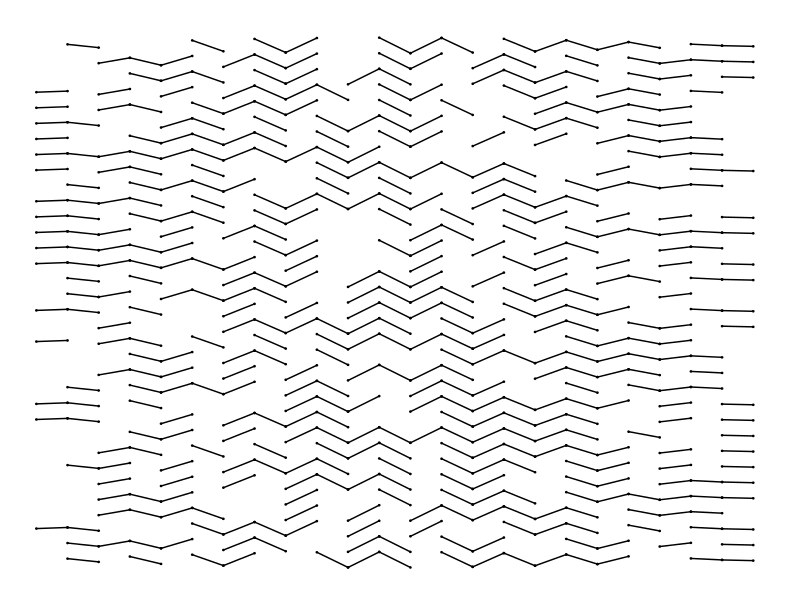
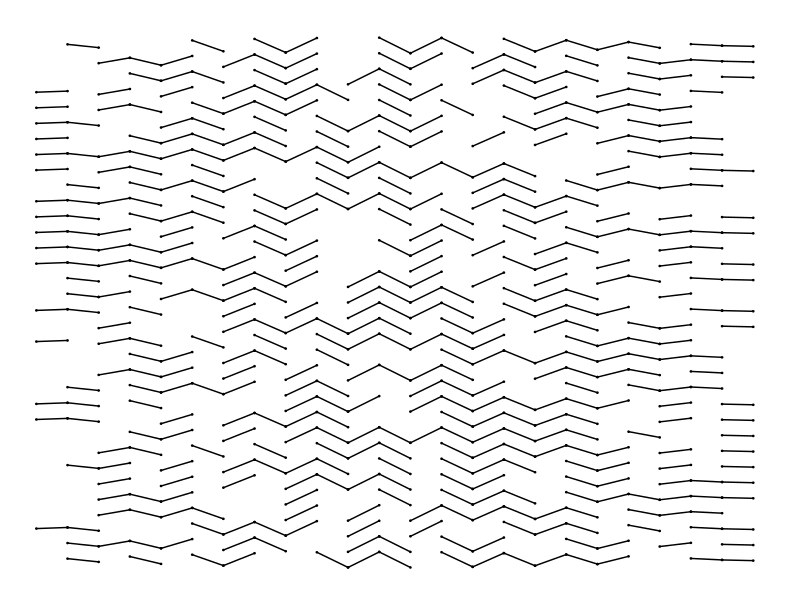

Recreate these plots in R, in order.
library(dplyr)
library(ggplot2)

seed = 100
set.seed(seed)

width = 70
height = 50

y_init = seq(0, height, by = 0.5)
x_init = seq(0, width, by = 3)
y_keep = seq(0, height, by = 1.5)

amplitude = .75

grid = 
  expand.grid(x = x_init,
              y = y_init) %>%
  mutate(id = y) %>%
  mutate(y = y + sin(x)*amplitude) %>%
  filter(id %in% y_keep) %>%
  arrange(id, x) %>%
  group_by(id) %>%
  mutate(xend = lead(x),
         yend = lead(y)) %>%
  ungroup() %>%
  group_by(id) %>%
  slice_sample(prop = 0.65) %>%
  ungroup() %>%
  filter(is.na(xend) == FALSE)


ggplot() +
  geom_segment(data = grid,
               aes(x = x,
                   y = y,
                   xend = xend,
                   yend = yend)) +
  geom_point(data = grid,
               aes(x = x,
                   y = y),
             size = .25) +
  geom_point(data = grid,
             aes(x = xend,
                 y = yend),
             size = .25) +
  coord_equal(xlim = c(0, 70),
              ylim = c(0, 50)) +
  theme_void() +
  theme(panel.background = element_rect(fill = "white",
                                        color = "white"))

ggsave(paste0("jan15_", seed, ".png"),
       plot = last_plot(), 
       device = "png", 
       path = "~/repos/genuary2023/JAN15_R/", 
       width = 7*2,
       height = 5*2, 
       units = "in") 
